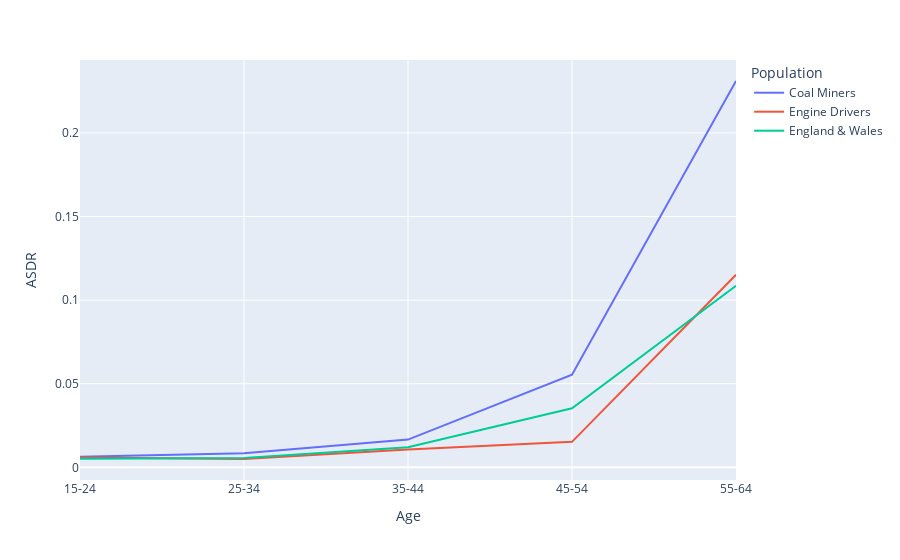

The notebook cell this image was saved under:
### Code cell
# line chart showing the ASDR by population
# firstly, transform the data to long format
data_1_long = data_1.loc[data_1['age'] != 'total', ['age', 'coal_cdr', 'engine_cdr', 'ew_cdr']].melt(id_vars='age',
                                                                                                     value_vars=['coal_cdr', 'engine_cdr', 'ew_cdr'],
                                                                                                     var_name='population',
                                                                                                     value_name='asdr')

# plot the data
fig = px.line(data_1_long, x='age', y='asdr', color='population')
fig.update_yaxes(title='ASDR')
fig.update_xaxes(title='Age')
fig.update_legends(title='Population')
legend_text = {'coal_cdr':'Coal Miners', 'engine_cdr': 'Engine Drivers', 'ew_cdr': 'England & Wales'}
fig.for_each_trace(lambda t: t.update(name = legend_text[t.name],
                                      legendgroup = legend_text[t.name],
                                      hovertemplate = t.hovertemplate.replace(t.name, legend_text[t.name])
                                      )
                   )
fig.show()

### Figure 1 — Plotly figure (JSON) as saved in the notebook; plotly's stock layout.template omitted (floating-point values rounded to 4 significant figures)
{"data": [{"hovertemplate": "population=Coal Miners<br>age=%{x}<br>asdr=%{y}<extra></extra>", "legendgroup": "Coal Miners", "line": {"color": "#636efa", "dash": "solid"}, "marker": {"symbol": "circle"}, "mode": "lines", "name": "Coal Miners", "orientation": "v", "showlegend": true, "x": ["15-24", "25-34", "35-44", "45-54", "55-64"], "xaxis": "x", "y": [0.006342, 0.008465, 0.01658, 0.05537, 0.231], "yaxis": "y", "type": "scatter"}, {"hovertemplate": "population=Engine Drivers<br>age=%{x}<br>asdr=%{y}<extra></extra>", "legendgroup": "Engine Drivers", "line": {"color": "#EF553B", "dash": "solid"}, "marker": {"symbol": "circle"}, "mode": "lines", "name": "Engine Drivers", "orientation": "v", "showlegend": true, "x": ["15-24", "25-34", "35-44", "45-54", "55-64"], "xaxis": "x", "y": [0.005922, 0.004986, 0.01062, 0.01525, 0.1152], "yaxis": "y", "type": "scatter"}, {"hovertemplate": "population=England & Wales<br>age=%{x}<br>asdr=%{y}<extra></extra>", "legendgroup": "England & Wales", "line": {"color": "#00cc96", "dash": "solid"}, "marker": {"symbol": "circle"}, "mode": "lines", "name": "England & Wales", "orientation": "v", "showlegend": true, "x": ["15-24", "25-34", "35-44", "45-54", "55-64"], "xaxis": "x", "y": [0.005142, 0.005592, 0.01206, 0.03536, 0.1086], "yaxis": "y", "type": "scatter"}], "layout": {"xaxis": {"anchor": "y", "domain": [0.0, 1.0], "title": {"text": "Age"}}, "yaxis": {"anchor": "x", "domain": [0.0, 1.0], "title": {"text": "ASDR"}}, "legend": {"title": {"text": "Population"}, "tracegroupgap": 0}, "margin": {"t": 60}}}
